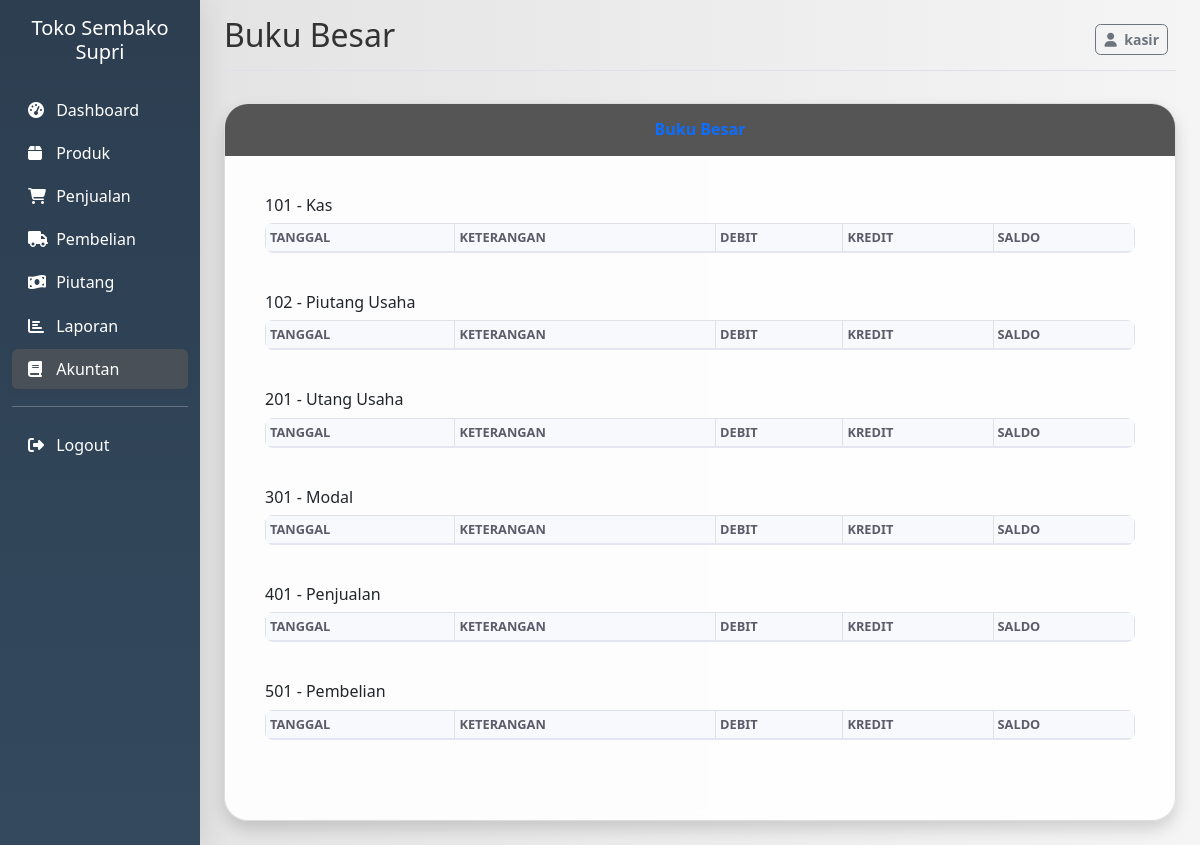
Screenshot of /index.php?page=ledgers (signed in) with the database file from the repository.
### tables this page shows
CREATE TABLE IF NOT EXISTS `accounts` (
  `id` int(11) NOT NULL AUTO_INCREMENT,
  `code` varchar(10) NOT NULL,
  `name` varchar(100) NOT NULL,
  `type` enum('aset','kewajiban','modal','pendapatan','beban') NOT NULL,
  PRIMARY KEY (`id`),
  UNIQUE KEY `code` (`code`)
);

### models/Journal.php (called while the page is built, shortened)
<?php
class Journal {
    private $conn;
    private $table = 'journals';
    private $detailTable = 'journal_details';
    private $accountTable = 'accounts';
    public function __construct() {
        $database = new Database();
        $this->conn = $database->getConnection();
    }
    public function getLedgers() {
        $accounts = $this->conn->query("SELECT * FROM {$this->accountTable} ORDER BY code")->fetchAll(PDO::FETCH_ASSOC);
        $ledgers = [];
        foreach ($accounts as $acc) {
            $sql = "SELECT j.date, j.description,
                CASE WHEN d.position='debit' THEN d.amount ELSE 0 END AS debit,
                CASE WHEN d.position='kredit' THEN d.amount ELSE 0 END AS kredit
                FROM {$this->detailTable} d
                JOIN {$this->table} j ON d.journal_id = j.id
                WHERE d.account_id = ?
                ORDER BY j.date, j.id";
            $stmt = $this->conn->prepare($sql);
            $stmt->execute([$acc['id']]);
            $entries = $stmt->fetchAll(PDO::FETCH_ASSOC);
            $ledgers[] = [
                'account_code' => $acc['code'],
                'account_name' => $acc['name'],
                'entries' => $entries
            ];
        }
        return $ledgers;
    }
}

### config/database.php (called while the page is built, shortened)
<?php
class Database {
    private $host = 'localhost';
    private $username = 'root';
    private $password = '';
    private $database = 'toko_sembako_supri';
    public function getConnection() {
        $this->conn = null;
        try {
            $options = [
                PDO::ATTR_ERRMODE => PDO::ERRMODE_EXCEPTION,
                PDO::ATTR_DEFAULT_FETCH_MODE => PDO::FETCH_ASSOC,
                PDO::ATTR_EMULATE_PREPARES => false,
                PDO::MYSQL_ATTR_INIT_COMMAND => "SET NAMES utf8",
                PDO::ATTR_TIMEOUT => 60,
                PDO::MYSQL_ATTR_USE_BUFFERED_QUERY => true,
                PDO::ATTR_PERSISTENT => true,
            ];
            $this->conn = new PDO(
                "mysql:host=" . $this->host . ";dbname=" . $this->database . ";charset=utf8",
                $this->username,
                $this->password,
                $options
            );
            $this->conn->exec("SET time_zone = '+07:00'");
            $this->conn->exec("SET SESSION innodb_lock_wait_timeout = 50");
            $this->conn->exec("SET SESSION wait_timeout = 60");
            $this->conn->exec("SET SESSION interactive_timeout = 60");
        } catch(PDOException $e) {
            echo "Connection error: " . $e->getMessage();
        }
        return $this->conn;
    }
}
?>

### views/ledgers.php (the view, shortened to what this page needs)
<?php
require_once 'models/Journal.php';
$journalModel = new Journal();
$ledgers = $journalModel->getLedgers();
?>
<div class="card shadow mb-4">
    <div class="card-header py-3">
        <h6 class="m-0 font-weight-bold text-primary">Buku Besar</h6>
    </div>
    <div class="card-body">
        <?php foreach ($ledgers as $ledger): ?>
        <div class="mb-4">
            <h6><?= $ledger['account_code'] ?> - <?= $ledger['account_name'] ?></h6>
            <div class="table-responsive">
                <table class="table table-bordered table-sm">
                    <thead>
                        <tr>
                            <th>Tanggal</th>
                            <th>Keterangan</th>
                            <th>Debit</th>
                            <th>Kredit</th>
                            <th>Saldo</th>
                        </tr>
                    </thead>
                </table>
            </div>
        </div>
        <?php endforeach; ?>
    </div>
</div>

### assets/css/style.css (style rules this page uses)
body { font-family: "Segoe UI", Tahoma, Geneva, Verdana, sans-serif; background: linear-gradient(to right, #e0e0e0, #f5f5f5); min-height: 100vh; display: flex; align-items: center; justify-content: center; color: #333; }
.card { border-radius: 1.5rem; overflow: hidden; box-shadow: 0 1rem 3rem rgba(0, 0, 0, 0.1); transition: transform 0.3s ease-in-out; background-color: rgba(255, 255, 255, 0.9); backdrop-filter: blur(5px); border: 1px solid #ddd; }
.card-header { background-color: #555; color: white; border-bottom: none; border-top-left-radius: 1.5rem; border-top-right-radius: 1.5rem; padding: 2rem 1.5rem; font-size: 1.5rem; font-weight: bold; text-align: center; }
.card-body { padding: 2.5rem; }
.table { border-radius: 0.5rem; overflow: hidden; }
.table thead th { background-color: #f8f9fc; border-bottom: 2px solid #e3e6f0; font-weight: 600; color: #5a5c69; text-transform: uppercase; font-size: 0.8rem; }
.font-weight-bold { font-weight: 700 !important; }

### rows the page displays
accounts: code "101", name "Kas"
accounts: code "102", name "Piutang Usaha"
accounts: code "201", name "Utang Usaha"
accounts: code "301", name "Modal"
accounts: code "401", name "Penjualan"
accounts: code "501", name "Pembelian"

### other values shown
$_SESSION['username'] "kasir"
